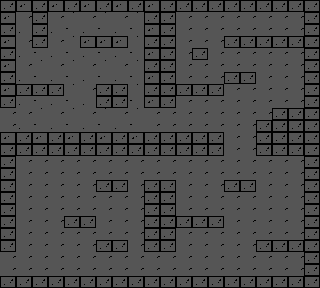

This game map was drawn from its Tiled (.tmx) file and the tilesets committed beside it. A one-line description and the full map source follow:
An orthogonal 20x24 tile map with 16x12 px tiles, 1 tile layer (Tile Layer 1) and 7 objects (3x Teleport, 2x Spawn).

<map version="1.5" tiledversion="1.7.2" orientation="orthogonal" renderorder="right-down" width="20" height="24" tilewidth="16" tileheight="12" infinite="0" nextlayerid="8" nextobjectid="16">
 <editorsettings>
  <export format="json" />
 </editorsettings>
 <tileset firstgid="1" source="tiles.tsx" />
 <layer id="1" name="Tile Layer 1" width="20" height="24">
  <data encoding="csv">
2,3,2,3,2,3,2,3,2,3,2,2,2,2,2,2,2,2,2,2,
3,12,2,12,13,12,13,12,13,2,2,12,12,12,12,12,12,12,12,2,
2,22,2,22,23,22,23,22,23,3,2,12,12,12,12,12,12,12,12,2,
3,12,2,12,13,3,3,3,13,2,2,12,12,12,2,2,2,2,2,2,
2,22,23,22,23,22,23,22,23,3,2,12,2,12,12,12,12,12,12,2,
3,12,13,12,13,12,13,12,13,2,2,12,12,12,12,12,12,12,12,2,
2,22,23,22,23,22,23,22,23,3,2,12,12,12,2,2,12,12,12,2,
3,2,2,2,13,12,2,2,13,2,2,2,2,2,12,12,12,12,12,2,
2,22,23,22,23,22,2,2,23,3,2,12,12,12,12,12,12,12,12,2,
12,12,13,12,13,12,13,12,13,12,12,12,12,12,12,12,12,2,2,2,
12,22,23,22,23,22,23,22,23,12,12,12,12,12,12,12,2,2,2,2,
3,2,3,2,3,2,3,2,3,2,2,2,2,2,12,12,2,2,2,2,
2,2,2,2,2,2,2,2,2,2,2,2,2,2,12,12,2,2,2,2,
2,12,12,12,12,12,12,12,12,12,12,12,12,12,12,12,12,12,12,2,
2,12,12,12,12,12,12,12,12,12,12,12,12,12,12,12,12,12,12,2,
2,12,12,12,12,12,2,2,12,2,2,12,12,12,2,2,12,12,12,2,
2,12,12,12,12,12,12,12,12,2,2,12,12,12,12,12,12,12,12,2,
2,12,12,12,12,12,12,12,12,2,2,12,12,12,12,12,12,12,12,2,
2,12,12,12,2,2,12,12,12,2,2,2,2,2,12,12,12,12,12,2,
2,12,12,12,12,12,12,12,12,2,2,12,12,12,12,12,12,12,12,2,
2,12,12,12,12,12,2,2,12,2,2,12,12,12,12,12,2,2,2,2,
12,12,12,12,12,12,12,12,12,12,12,12,12,12,12,12,12,12,12,2,
12,12,12,12,12,12,12,12,12,12,12,12,12,12,12,12,12,12,12,2,
2,2,2,2,2,2,2,2,2,2,2,2,2,2,2,2,2,2,2,2
</data>
 </layer>
 <objectgroup id="5" name="Spawners">
  <object id="4" name="Start" type="Spawn" x="75" y="69" width="6" height="19" />
  <object id="6" name="FromMyself" type="Spawn" x="0" y="257" width="12" height="19">
   <properties>
    <property name="dir" value="right" />
    <property name="source" value="test" />
   </properties>
  </object>
 </objectgroup>
 <objectgroup id="7" name="EnemySpawner">
  <object id="13" x="48" y="108" width="16" height="12">
   <properties>
    <property name="EnemyType" value="birb" />
   </properties>
  </object>
  <object id="15" x="120" y="53" width="16" height="12">
   <properties>
    <property name="EnemyType" value="birb" />
   </properties>
  </object>
 </objectgroup>
 <objectgroup id="6" name="Teleporters">
  <object id="8" name="Infinity" type="Teleport" x="21" y="28" width="5" height="22">
   <properties>
    <property name="destination" value="crossroad0" />
   </properties>
  </object>
  <object id="12" name="Infinity" type="Teleport" x="-2" y="254" width="5" height="22">
   <properties>
    <property name="destination" value="test" />
   </properties>
  </object>
  <object id="13" name="Infinity" type="Teleport" x="-3" y="107" width="5" height="22">
   <properties>
    <property name="destination" value="test" />
   </properties>
  </object>
 </objectgroup>
</map>
